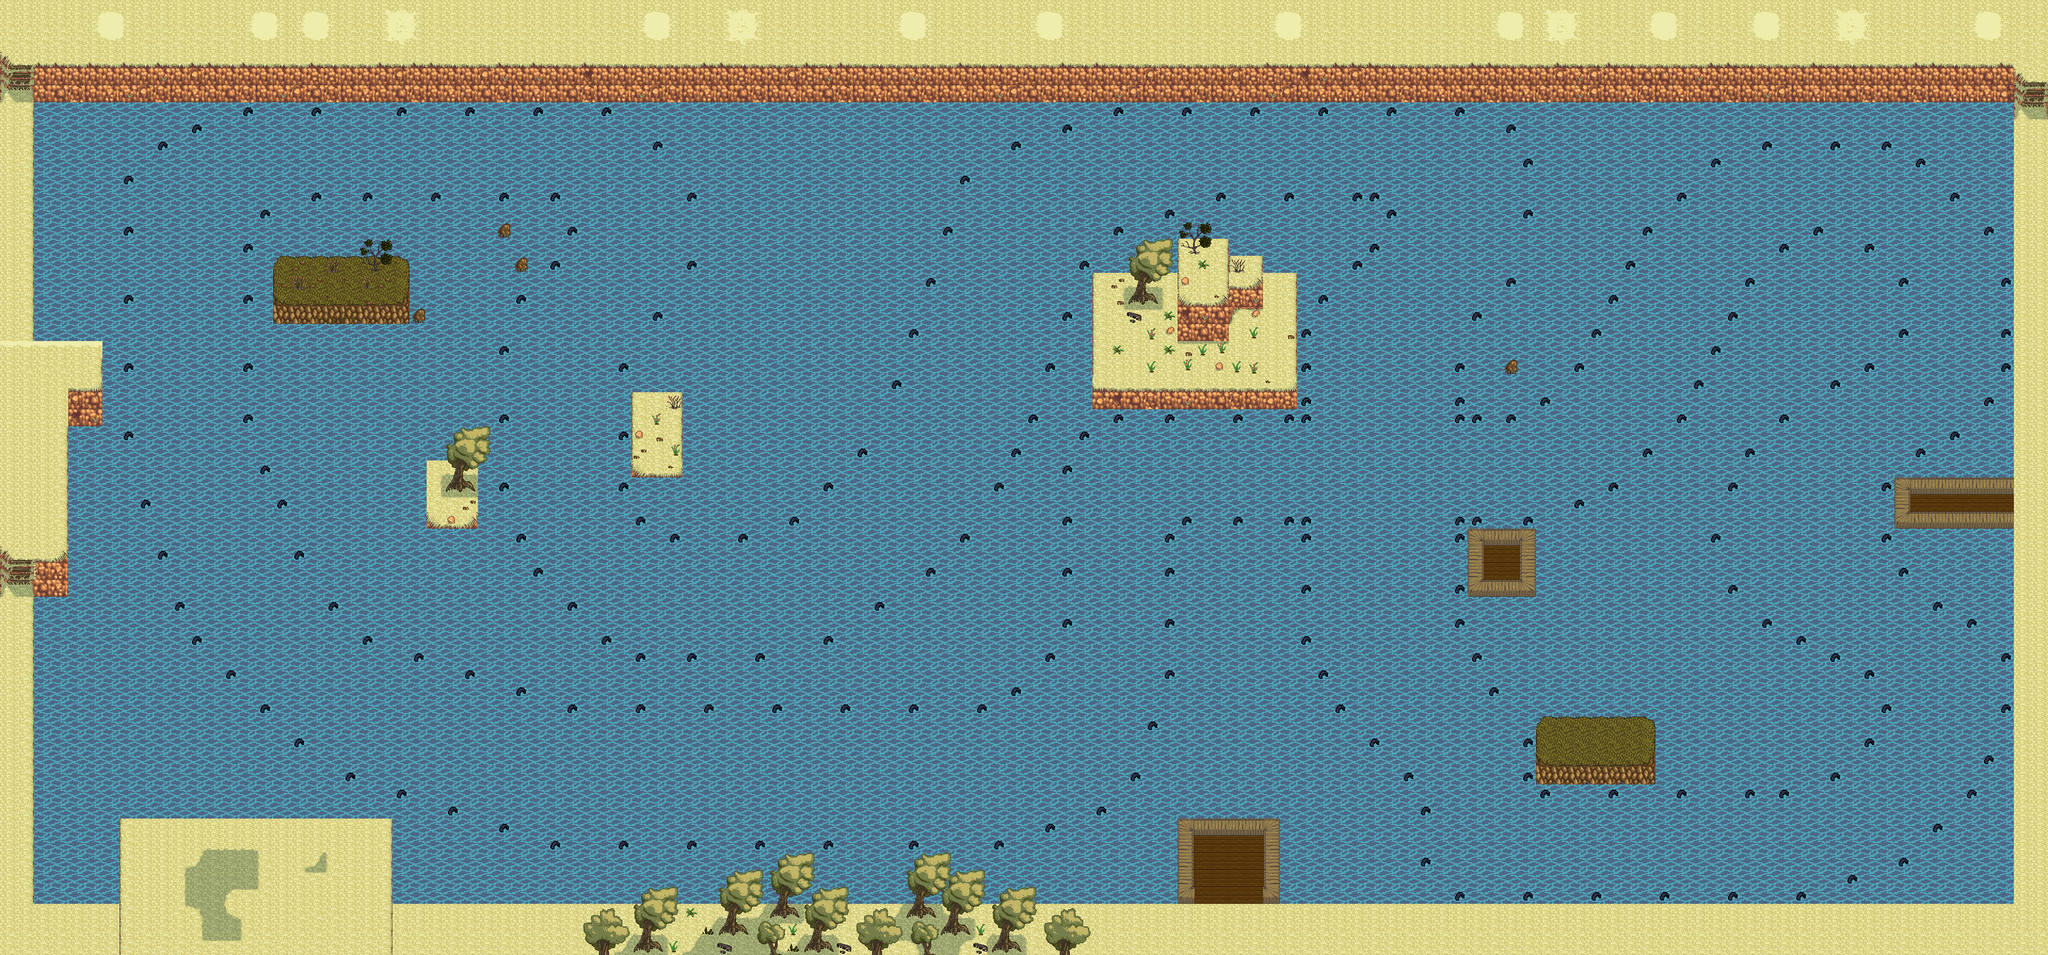

A 2D game scene composited from a Tiled map and its tileset images. What follows is a short description and the map's XML, with each tile layer's data collapsed to a summary:
An orthogonal 120x56 tile map with 32x32 px tiles, 3 tile layers (Tile Layer 1, Tile Layer 2, Tile Layer 3), 1 hidden layer not drawn.

<map version="1.10" tiledversion="1.10.2" orientation="orthogonal" renderorder="right-down" width="120" height="56" tilewidth="32" tileheight="32" infinite="0" nextlayerid="5" nextobjectid="1">
 <tileset firstgid="1" source="fixedtileset.tsx" />
 <layer id="1" name="Tile Layer 1" width="120" height="56">
  <properties>
   <property name="Z" type="float" value="0" />
  </properties>
  <data>[6720 cells, 6000 non-empty, 2 distinct tile ids]</data>
 </layer>
 <layer id="2" name="Tile Layer 2" width="120" height="56">
  <properties>
   <property name="Z" type="float" value="1" />
  </properties>
  <data>[6720 cells, 1887 non-empty, 92 distinct tile ids]</data>
 </layer>
 <layer id="4" name="Tile Layer 3" width="120" height="56">
  <properties>
   <property name="Z" type="float" value="2" />
  </properties>
  <data>[6720 cells, 195 non-empty, 43 distinct tile ids]</data>
 </layer>
 <layer id="3" name="collider" width="120" height="56" visible="0">
  <data>[6720 cells, 1638 non-empty, 2 distinct tile ids]</data>
 </layer>
</map>
